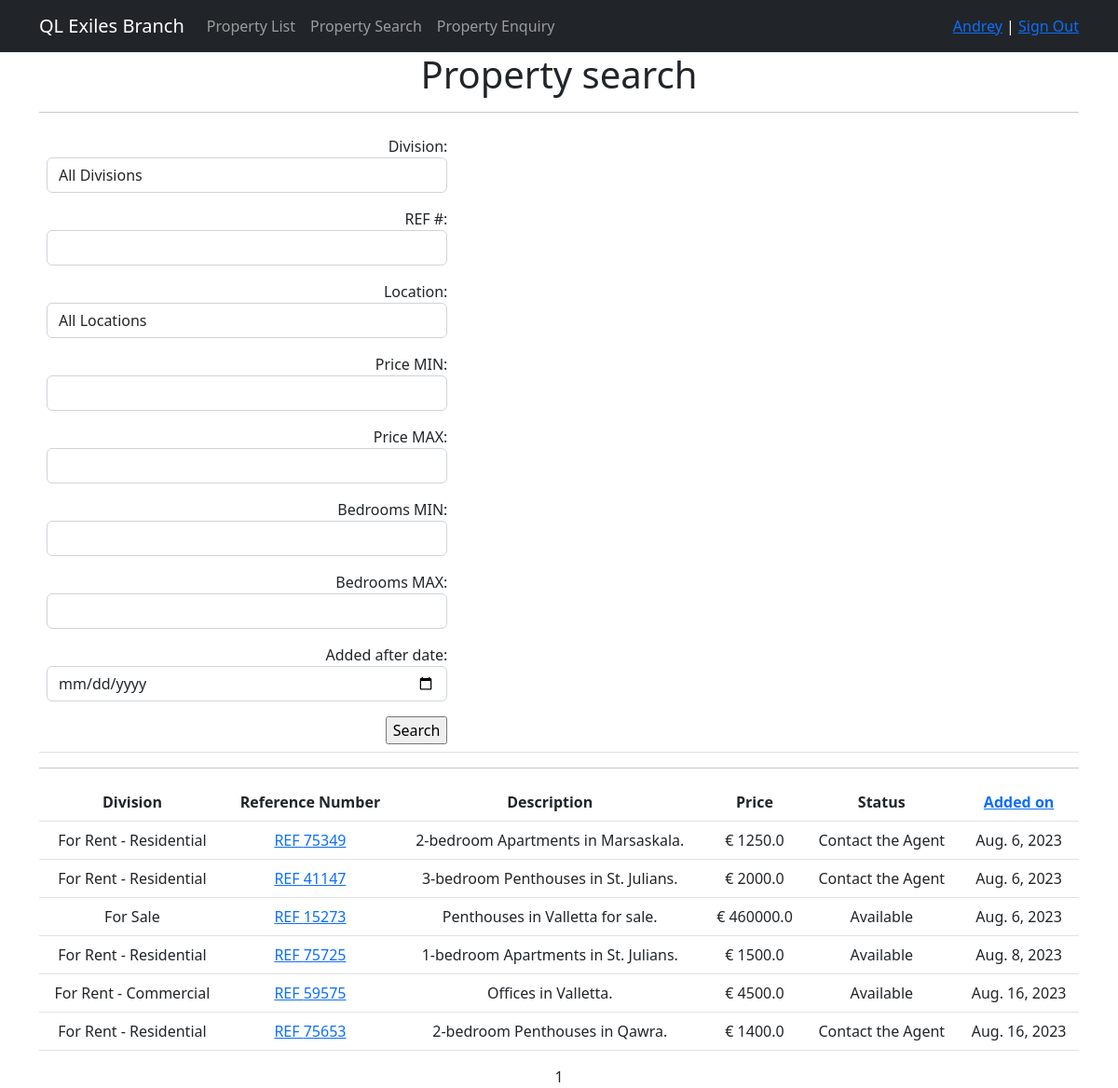
The page /property/search/ (signed in) on the database its author committed.
### users/models.py (models this page shows, shortened)
class CustomUser(AbstractUser):
    phone_1 = models.CharField(max_length=15)
    phone_2 = models.CharField(max_length=15, null=True)
    phone_3 = models.CharField(max_length=15, null=True)
    subscriptions = models.ManyToManyField('Subscriptions', through='CustomUser_Subscriptions')

### properties/models.py (models this page shows, shortened)
class ResProperties(models.Model):
    ref = models.IntegerField(unique=True)
    prop_division = models.CharField(max_length=2, choices=PROP_DIVISION, default='QL')
    prop_type = models.CharField(max_length=25)
    location = models.CharField(max_length=25)
    address = models.TextField(null=True)
    _price = models.FloatField(default=0.0, db_column="Price")
    status = models.CharField(max_length=2, choices=PROP_STATUSES, default='RE')
    status_valid = models.CharField(max_length=25, null=True)
    off_the_market = models.BooleanField(default=False)
    bedrooms = models.IntegerField(default=0)
    bathrooms = models.IntegerField(default=0)
    prop_features = models.ManyToManyField(Features, through='PropertiesFeatures')
    prop_description = models.TextField(null=True)
    date_added = models.DateField(auto_now_add=True)
    date_rented = models.DateField(null=True)
    date_expected = models.DateField(null=True)
    time_updated = models.TimeField(auto_now=True)
    owner = models.ForeignKey(Owners, on_delete=models.CASCADE)
    added_by = models.ForeignKey(Agents, on_delete=models.SET_NULL, null=True)
    lf = models.CharField(max_length=50, null=True)
    @property
    def ref_oct(self):
        return str(oct(self.ref))[2:]
    @property
    def price(self):
        return self._price
    def __str__(self):
        if self.prop_division == "QL":
            return f'REF {self.ref} - {self.bedrooms}-bedroom {self.prop_type} in {self.location}.'
        elif self.prop_division == "QC":
            return f'REF {self.ref} - {self.prop_type} in {self.location}.'
        elif self.prop_division == "ZH":
            return f'REF {self.ref} - {self.prop_type} in {self.location} for sale.'
    def get_absolute_url(self):
        return reverse('properties:property_details', args=[str(self.ref_oct)])

### properties/views.py (the view)
# urls.py: path('search/', ResPropertiesSearch.as_view(), name='property_search'),
class ResPropertiesSearch(LoginRequiredMixin, ListView):
    model = ResProperties
    ordering = 'ref'
    template_name = 'resproperties_search.html'
    context_object_name = 'resproperties_search'
    paginate_by = 10
    def get_queryset(self):
        queryset = super().get_queryset()
        self.filterset = PropertyFilter(self.request.GET, queryset)
        return self.filterset.qs
    def get_ordering(self):
        self.order = self.request.GET.get('order', 'asc')
        selected_ordering = self.request.GET.get('ordering', 'date_added')
        if self.order == "desc":
            selected_ordering = "-" + selected_ordering
        return selected_ordering
    def get_context_data(self, **kwargs):
        context = super().get_context_data(**kwargs)
        context['time_now'] = datetime.utcnow()
        context['current_order'] = self.get_ordering()
        context['order'] = self.order
        context['filterset'] = self.filterset
        return context

### properties/templatetags/custom_filters.py (called while the page is built)
@register.filter(name="currency")
def currency(value, code):
    prefix = CURRENCIES_SYMBOLS[code]
    return f'{prefix} {value}'

@register.filter(name="cap_case")
def cap_case(value: str):
    return value.capitalize()

@register.filter()
def minus_ref(value:str):
    value=str(value)
    value = value[value.find("-")+2:]
    return value

### properties/templatetags/custom_tags.py (called while the page is built)
@register.simple_tag(takes_context=True)
def url_replace(context, **kwargs):
   d = context['request'].GET.copy()
   for k, v in kwargs.items():
       d[k] = v
   return d.urlencode()

### templates/resproperties_search.html (shortened to what this page needs)
{% extends 'flatpages/default.html' %}
{% load custom_filters %}
{% load custom_tags %}
{% block content %}
<h1>Property search</h1>
<hr>
<table style="width:100%" class="table">
    <tr>
        <td width="40%">
            <form action="" method="get" align="right" >
                {{ filterset.form.as_p }}
                <input type="submit" value="Search" />
            </form>
        </td>
        <td></td>
    </tr>
</table>
<hr>
   {% if resproperties_search %}
       <table style="width:100%" class="table">
           <tr>
               <th>Division</th>
               <th>Reference Number</th>
               <th>Description</th>
               <th>Price</th>
               <th>Status</th>
               <th><a href = "?{% if order == 'desc' %}{% url_replace order='asc' %}{% else %}{% url_replace order='desc' %}{% endif%}">Added on</a> </th>
           </tr>
           {% for resproperty in resproperties_search %}
           <tr>
               <td>{% if resproperty.prop_division == 'QL' %}  For Rent - Residential   {% elif resproperty.prop_division == 'QC' %} For Rent - Commercial {% else %} For Sale {% endif %}</td>
               <td> <a href="{{ resproperty.get_absolute_url }}" target='_blank'>REF {{resproperty.ref}}</a></td>
               <td>{{ resproperty|minus_ref }}</td>
               <td>{{ resproperty.price|currency:"eur" }}</td>
               <td>{% if resproperty.status == 'AV' %}  Available   {% else %} Contact the Agent {% endif %}</td>
               <td>{{ resproperty.date_added }}</td>
           </tr>
           {% endfor %}
       </table>
   {% else %}
       <h2>No properties!</h2>
   {% endif %}
   {{ page_obj.number }}
{% endblock content %}

### templates/flatpages/default.html (shortened to what this page needs)
<!DOCTYPE html>
{% load custom_filters %}
{% load custom_tags %}
<html lang="en">
    <head>
        {% load static %}
        <link href="{% static 'css/styles.css' %}" rel="stylesheet" />
    </head>
    <body>
        <nav class="navbar navbar-expand-lg navbar-dark bg-dark static-top">
           <div class="container">
               <a class="navbar-brand" href="/">QL Exiles Branch</a>
               <div class="collapse navbar-collapse" id="navbarResponsive">
                   <ul class="navbar-nav ml-auto">
                       <li class="nav-item">
                           <a class="nav-link" href="/property/">Property List</a>
                       </li>
                       <li class="nav-item">
                           <a class="nav-link" href="/property/search/">Property Search</a>
                       </li>
                       <li class="nav-item">
                           <a class="nav-link" href="/contactus/property_enquiry/">Property Enquiry</a>
                       </li>
                   </ul>
               </div>
                <div class="nav-item" style="color:white">
                    {% if user.is_authenticated %}
                    <a href="{% url 'users:account_details' %}"> {{ request.user.username|cap_case }}<a>   |
                    <a href="{% url 'account_logout' %}">Sign Out</a><br>
                    {% else %}
                    <a href="{% url 'account_login' %}">Sign In</a>   |
                    <a href="{% url 'account_signup' %}">Sign Up</a>
                    {% endif %}
                </div>
           </div>
        </nav>
        <div class="container">
           <div class="row">
               <div class="col-lg-12 text-center">
                   {% block base_content %}
                   {% block content %}{% endblock content %}
                   {% endblock base_content %}
               </div>
           </div>
        </div>
    </body>
</html>

### rows shown on the page
CustomUser: user.username|cap_case "Andrey"
ResProperties: shows "For Rent - Residential", ref "75349", prop_division+ref+bedrooms "2-bedroom Apartments in Marsaskala.", price "€ 1250.0", status "Contact the Agent", date_added "Aug. 6, 2023"
ResProperties: shows "For Rent - Residential", ref "41147", prop_division+ref+bedrooms "3-bedroom Penthouses in St. Julians.", price "€ 2000.0", status "Contact the Agent", date_added "Aug. 6, 2023"
ResProperties: shows "For Sale", ref "15273", prop_division+ref+prop_type "Penthouses in Valletta for sale.", price "€ 460000.0", status "Available", date_added "Aug. 6, 2023"
ResProperties: shows "For Rent - Residential", ref "75725", prop_division+ref+bedrooms "1-bedroom Apartments in St. Julians.", price "€ 1500.0", status "Available", date_added "Aug. 8, 2023"
ResProperties: shows "For Rent - Commercial", ref "59575", prop_division+ref+prop_type "Offices in Valletta.", price "€ 4500.0", status "Available", date_added "Aug. 16, 2023"
ResProperties: shows "For Rent - Residential", ref "75653", prop_division+ref+bedrooms "2-bedroom Penthouses in Qawra.", price "€ 1400.0", status "Contact the Agent", date_added "Aug. 16, 2023"

### other values the page prints
{{ page_obj.number }} "1"
